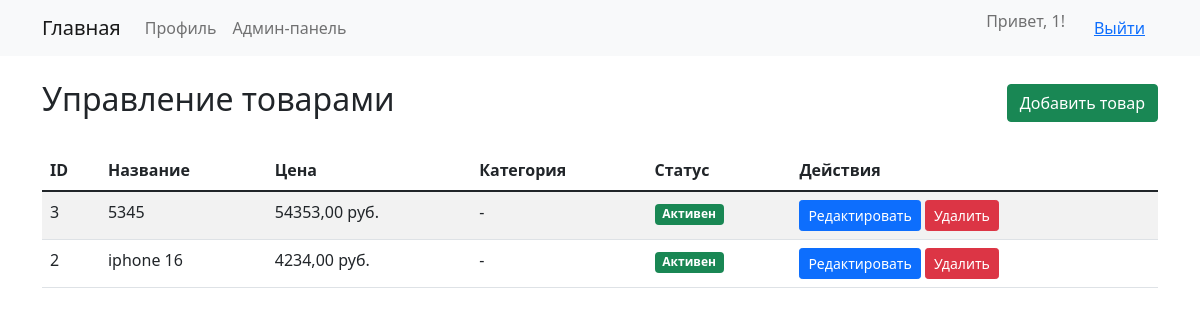
The page /shop/admin/products/ (signed in) on the database its author committed.
### main/models.py (models this page shows, shortened)
class Product(models.Model):
    title = models.CharField('Название', max_length=200)
    description = models.TextField('Описание', blank=True)
    price = models.DecimalField('Цена', max_digits=10, decimal_places=2)
    image = models.ImageField('Изображение', upload_to='products/')
    manufacturer = models.CharField(
        'Производитель',
        max_length=100,
        default='Apple'
    )
    category = models.ForeignKey(
        Category,
        on_delete=models.SET_NULL,
        null=True,
        blank=True,
        related_name='products'
    )
    created_at = models.DateTimeField(auto_now_add=True)
    updated_at = models.DateTimeField(auto_now=True)
    is_active = models.BooleanField('Активен', default=True)
    objects = ProductManager()
    class Meta:
        verbose_name = 'Товар'
        verbose_name_plural = 'Товары'
        ordering = ['-created_at']

### main/views.py (the view)
# urls.py: path('admin/products/', views.admin_products, name='admin_products'),
@user_passes_test(admin_check)
def admin_products(request: HttpRequest) -> HttpResponse:
    products = Product.objects.all().order_by('-created_at')
    return render(request, 'admin/products.html', {'products': products})

### main/views.py (called while the page is built)
def admin_check(user: User) -> bool:
    return user.is_superuser or (
        user.is_authenticated
        and hasattr(user, 'profile')
        and user.profile.role == 'admin'
    )

### main/templates/admin/products.html (shortened to what this page needs)
{% extends 'base.html' %}
{% block content %}
<div class="d-flex justify-content-between align-items-center mb-4">
    <h2>Управление товарами</h2>
    <a href="{% url 'main:admin_product_create' %}" class="btn btn-success">Добавить товар</a>
</div>
<table class="table table-striped">
    <thead>
        <tr>
            <th>ID</th>
            <th>Название</th>
            <th>Цена</th>
            <th>Категория</th>
            <th>Статус</th>
            <th>Действия</th>
        </tr>
    </thead>
    <tbody>
        {% for product in products %}
        <tr>
            <td>{{ product.id }}</td>
            <td>{{ product.title }}</td>
            <td>{{ product.price }} руб.</td>
            <td>{{ product.category.name|default:"-" }}</td>
            <td>
                <span class="badge {% if product.is_active %}bg-success{% else %}bg-danger{% endif %}">
                    {{ product.is_active|yesno:"Активен,Неактивен" }}
                </span>
            </td>
            <td>
                <a href="{% url 'main:admin_product_edit' product.id %}" class="btn btn-sm btn-primary">Редактировать</a>
                <a href="{% url 'main:admin_product_delete' product.id %}" class="btn btn-sm btn-danger">Удалить</a>
            </td>
        </tr>
        {% empty %}
        <tr>
            <td colspan="6" class="text-center">Нет товаров</td>
        </tr>
        {% endfor %}
    </tbody>
</table>
{% endblock %}

### main/templates/base.html (shortened to what this page needs)
<!DOCTYPE html>
<html lang="ru">
<head>
    <link href="https://cdn.jsdelivr.net/npm/bootstrap@5.1.3/dist/css/bootstrap.min.css" rel="stylesheet">
</head>
<body>
    <nav class="navbar navbar-expand-lg navbar-light bg-light">
        <div class="container">
            <a class="navbar-brand" href="{% url 'main:home' %}">Главная</a>
            <div class="collapse navbar-collapse">
                <ul class="navbar-nav me-auto">
                    {% if user.is_authenticated %}
                        <li class="nav-item">
                            <a class="nav-link" href="{% url 'main:profile' %}">Профиль</a>
                        </li>
                        {% if user.profile.role == 'admin' %}
                            <li class="nav-item">
                                <a class="nav-link" href="{% url 'main:admin_dashboard' %}">Админ-панель</a>
                            </li>
                        {% endif %}
                    {% endif %}
                </ul>
                <ul class="navbar-nav">
                    {% if user.is_authenticated %}
                        <li class="nav-item">
                            <span class="navbar-text me-3">Привет, {{ user.username }}!</span>
                        </li>
                        <li class="nav-item">
                            <form action="{% url 'main:logout' %}" method="post" style="display: inline;">
    <button type="submit" class="btn btn-link">Выйти</button>
</form>
                        </li>
                    {% endif %}
                </ul>
            </div>
        </div>
    </nav>
    <div class="container mt-4">
        {% block content %}{% endblock %}
    </div>
</body>
</html>

### rows shown on the page
Product: id "3", title "5345", price "54353,00", category.name "-", is_active "Активен"
Product: id "2", title "iphone 16", price "4234,00", category.name "-", is_active "Активен"

### other values the page prints
{{ user.username }} "1"
